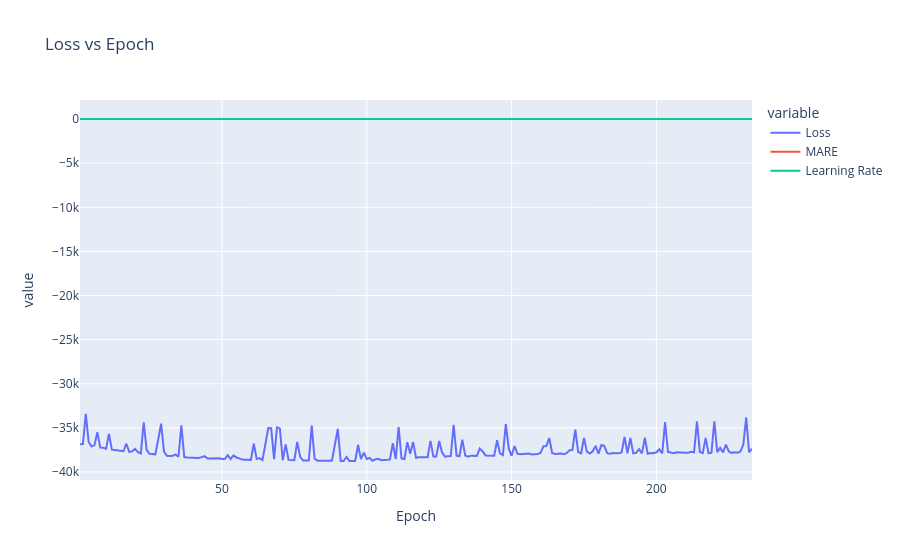

The notebook cell saved with this chart:
### Code cell
loss = pl.read_csv("../loss_history.txt", separator="\t", has_header=False, new_columns=["Epoch", "Loss", "MARE", "Learning Rate"])
px.line(loss, x="Epoch", y=["Loss", "MARE", "Learning Rate"], title="Loss vs Epoch").show()

### Figure 1 — Plotly figure (JSON) as saved in the notebook; plotly's stock layout.template omitted (floating-point values rounded to 4 significant figures; data arrays with more than 128 entries replaced by an {"elided": "..."} marker saying what was removed)
{"data": [{"hovertemplate": "variable=Loss<br>Epoch=%{x}<br>value=%{y}<extra></extra>", "legendgroup": "Loss", "line": {"color": "#636efa", "dash": "solid"}, "marker": {"symbol": "circle"}, "mode": "lines", "name": "Loss", "orientation": "v", "showlegend": true, "type": "scatter", "x": {"elided": "233 int values"}, "xaxis": "x", "y": {"elided": "233 float values"}, "yaxis": "y"}, {"hovertemplate": "variable=MARE<br>Epoch=%{x}<br>value=%{y}<extra></extra>", "legendgroup": "MARE", "line": {"color": "#EF553B", "dash": "solid"}, "marker": {"symbol": "circle"}, "mode": "lines", "name": "MARE", "orientation": "v", "showlegend": true, "type": "scatter", "x": {"elided": "233 int values"}, "xaxis": "x", "y": {"elided": "233 float values"}, "yaxis": "y"}, {"hovertemplate": "variable=Learning Rate<br>Epoch=%{x}<br>value=%{y}<extra></extra>", "legendgroup": "Learning Rate", "line": {"color": "#00cc96", "dash": "solid"}, "marker": {"symbol": "circle"}, "mode": "lines", "name": "Learning Rate", "orientation": "v", "showlegend": true, "type": "scatter", "x": {"elided": "233 int values"}, "xaxis": "x", "y": {"elided": "233 float values"}, "yaxis": "y"}], "layout": {"legend": {"title": {"text": "variable"}, "tracegroupgap": 0}, "title": {"text": "Loss vs Epoch"}, "xaxis": {"anchor": "y", "domain": [0, 1], "title": {"text": "Epoch"}}, "yaxis": {"anchor": "x", "domain": [0, 1], "title": {"text": "value"}}}}
